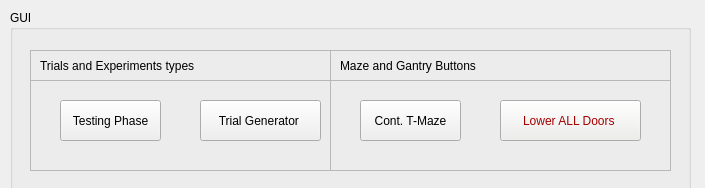
<?xml version="1.0" encoding="UTF-8"?>
<ui version="4.0">
 <class>Experiment_Controller</class>
 <widget class="QWidget" name="Experiment_Controller">
  <property name="geometry">
   <rect>
    <x>0</x>
    <y>0</y>
    <width>705</width>
    <height>188</height>
   </rect>
  </property>
  <property name="windowTitle">
   <string>Form</string>
  </property>
  <widget class="QGroupBox" name="groupBox">
   <property name="geometry">
    <rect>
     <x>10</x>
     <y>10</y>
     <width>681</width>
     <height>191</height>
    </rect>
   </property>
   <property name="title">
    <string>GUI</string>
   </property>
   <widget class="QFrame" name="frame_7">
    <property name="geometry">
     <rect>
      <x>320</x>
      <y>70</y>
      <width>341</width>
      <height>91</height>
     </rect>
    </property>
    <property name="frameShape">
     <enum>QFrame::StyledPanel</enum>
    </property>
    <property name="frameShadow">
     <enum>QFrame::Raised</enum>
    </property>
    <widget class="QPushButton" name="plusMazeBtn">
     <property name="geometry">
      <rect>
       <x>30</x>
       <y>20</y>
       <width>101</width>
       <height>41</height>
      </rect>
     </property>
     <property name="text">
      <string>Cont. T-Maze</string>
     </property>
    </widget>
    <widget class="QPushButton" name="lowerAllDoorsBtn">
     <property name="geometry">
      <rect>
       <x>170</x>
       <y>20</y>
       <width>141</width>
       <height>41</height>
      </rect>
     </property>
     <property name="palette">
      <palette>
       <active>
        <colorrole role="Button">
         <brush brushstyle="SolidPattern">
          <color alpha="255">
           <red>238</red>
           <green>238</green>
           <blue>236</blue>
          </color>
         </brush>
        </colorrole>
        <colorrole role="Text">
         <brush brushstyle="SolidPattern">
          <color alpha="255">
           <red>0</red>
           <green>0</green>
           <blue>0</blue>
          </color>
         </brush>
        </colorrole>
        <colorrole role="ButtonText">
         <brush brushstyle="SolidPattern">
          <color alpha="255">
           <red>164</red>
           <green>0</green>
           <blue>0</blue>
          </color>
         </brush>
        </colorrole>
        <colorrole role="Shadow">
         <brush brushstyle="SolidPattern">
          <color alpha="255">
           <red>239</red>
           <green>239</green>
           <blue>239</blue>
          </color>
         </brush>
        </colorrole>
        <colorrole role="PlaceholderText">
         <brush brushstyle="SolidPattern">
          <color alpha="128">
           <red>164</red>
           <green>0</green>
           <blue>0</blue>
          </color>
         </brush>
        </colorrole>
       </active>
       <inactive>
        <colorrole role="Button">
         <brush brushstyle="SolidPattern">
          <color alpha="255">
           <red>238</red>
           <green>238</green>
           <blue>236</blue>
          </color>
         </brush>
        </colorrole>
        <colorrole role="Text">
         <brush brushstyle="SolidPattern">
          <color alpha="255">
           <red>0</red>
           <green>0</green>
           <blue>0</blue>
          </color>
         </brush>
        </colorrole>
        <colorrole role="ButtonText">
         <brush brushstyle="SolidPattern">
          <color alpha="255">
           <red>164</red>
           <green>0</green>
           <blue>0</blue>
          </color>
         </brush>
        </colorrole>
        <colorrole role="Shadow">
         <brush brushstyle="SolidPattern">
          <color alpha="255">
           <red>239</red>
           <green>239</green>
           <blue>239</blue>
          </color>
         </brush>
        </colorrole>
        <colorrole role="PlaceholderText">
         <brush brushstyle="SolidPattern">
          <color alpha="128">
           <red>164</red>
           <green>0</green>
           <blue>0</blue>
          </color>
         </brush>
        </colorrole>
       </inactive>
       <disabled>
        <colorrole role="Button">
         <brush brushstyle="SolidPattern">
          <color alpha="255">
           <red>238</red>
           <green>238</green>
           <blue>236</blue>
          </color>
         </brush>
        </colorrole>
        <colorrole role="Text">
         <brush brushstyle="SolidPattern">
          <color alpha="255">
           <red>190</red>
           <green>190</green>
           <blue>190</blue>
          </color>
         </brush>
        </colorrole>
        <colorrole role="ButtonText">
         <brush brushstyle="SolidPattern">
          <color alpha="255">
           <red>190</red>
           <green>190</green>
           <blue>190</blue>
          </color>
         </brush>
        </colorrole>
        <colorrole role="Shadow">
         <brush brushstyle="SolidPattern">
          <color alpha="255">
           <red>239</red>
           <green>239</green>
           <blue>239</blue>
          </color>
         </brush>
        </colorrole>
        <colorrole role="PlaceholderText">
         <brush brushstyle="SolidPattern">
          <color alpha="128">
           <red>0</red>
           <green>0</green>
           <blue>0</blue>
          </color>
         </brush>
        </colorrole>
       </disabled>
      </palette>
     </property>
     <property name="autoFillBackground">
      <bool>false</bool>
     </property>
     <property name="styleSheet">
      <string notr="true"/>
     </property>
     <property name="text">
      <string>Lower ALL Doors </string>
     </property>
    </widget>
   </widget>
   <widget class="QFrame" name="frame_8">
    <property name="geometry">
     <rect>
      <x>320</x>
      <y>40</y>
      <width>341</width>
      <height>31</height>
     </rect>
    </property>
    <property name="frameShape">
     <enum>QFrame::StyledPanel</enum>
    </property>
    <property name="frameShadow">
     <enum>QFrame::Raised</enum>
    </property>
   </widget>
   <widget class="QFrame" name="frame_12">
    <property name="geometry">
     <rect>
      <x>20</x>
      <y>70</y>
      <width>301</width>
      <height>91</height>
     </rect>
    </property>
    <property name="frameShape">
     <enum>QFrame::StyledPanel</enum>
    </property>
    <property name="frameShadow">
     <enum>QFrame::Raised</enum>
    </property>
    <widget class="QPushButton" name="trialGeneratorBtn">
     <property name="geometry">
      <rect>
       <x>170</x>
       <y>20</y>
       <width>121</width>
       <height>41</height>
      </rect>
     </property>
     <property name="text">
      <string>Trial Generator </string>
     </property>
    </widget>
    <widget class="QPushButton" name="testingPhaseBtn">
     <property name="geometry">
      <rect>
       <x>30</x>
       <y>20</y>
       <width>101</width>
       <height>41</height>
      </rect>
     </property>
     <property name="text">
      <string>Testing Phase</string>
     </property>
    </widget>
   </widget>
   <widget class="QFrame" name="frame_13">
    <property name="geometry">
     <rect>
      <x>20</x>
      <y>40</y>
      <width>301</width>
      <height>31</height>
     </rect>
    </property>
    <property name="frameShape">
     <enum>QFrame::StyledPanel</enum>
    </property>
    <property name="frameShadow">
     <enum>QFrame::Raised</enum>
    </property>
    <widget class="QLabel" name="label_8">
     <property name="geometry">
      <rect>
       <x>10</x>
       <y>0</y>
       <width>231</width>
       <height>31</height>
      </rect>
     </property>
     <property name="text">
      <string>Trials and Experiments types </string>
     </property>
    </widget>
   </widget>
   <widget class="QLabel" name="label_6">
    <property name="geometry">
     <rect>
      <x>330</x>
      <y>40</y>
      <width>231</width>
      <height>31</height>
     </rect>
    </property>
    <property name="text">
     <string>Maze and Gantry Buttons</string>
    </property>
   </widget>
  </widget>
 </widget>
 <resources/>
 <connections/>
</ui>
